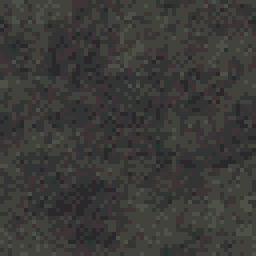
#> input picture assets/tex_asphalt.png, 64 x 64 px (shown 4 times larger)
$ python preview.py
#> lines starting #> are read from the running program, lines starting #| are printed output that depends on the picture
"""Preview processed assets at 4x on a grey checkerboard -> raw/_preview.png"""
import os
from PIL import Image, ImageDraw

HERE = os.path.dirname(os.path.abspath(__file__))
OUT = os.path.join(HERE, "..", "assets")
files = sorted(f for f in os.listdir(OUT) if f.endswith(".png") and f != "title_art.png")
S, CELL = 4, 270
cols = 6
rows = (len(files) + cols - 1) // cols
sheet = Image.new("RGB", (cols * CELL, rows * CELL), (40, 40, 40))
#> sheet: PIL image 1620x270 RGB; every value is 40
d = ImageDraw.Draw(sheet)
for i, f in enumerate(files):
    im = Image.open(os.path.join(OUT, f)).convert("RGBA")
#> im is the input picture: PIL image 64x64 RGBA; mean R, G, B, A 59.2, 58.8, 55.7, 255
    im = im.resize((im.width * S, im.height * S), Image.NEAREST)
#> im: PIL image 256x256 RGBA
    im.thumbnail((CELL - 20, CELL - 20), Image.NEAREST)
#> im: PIL image 250x250 RGBA
    x, y = (i % cols) * CELL, (i // cols) * CELL
    bg = Image.new("RGBA", im.size, (120, 120, 120, 255))
    for yy in range(0, im.height, 8):
        for xx in range(0, im.width, 8):
            if (xx // 8 + yy // 8) % 2:
                bg.paste((140, 140, 140, 255), (xx, yy, xx + 8, yy + 8))
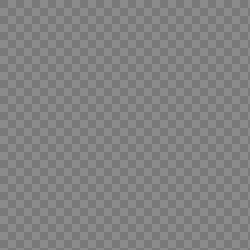
#> bg: PIL image 250x250 RGBA; mean R, G, B, A 130, 130, 130, 255
    bg.alpha_composite(im)
    sheet.paste(bg.convert("RGB"), (x + 10, y + 16))
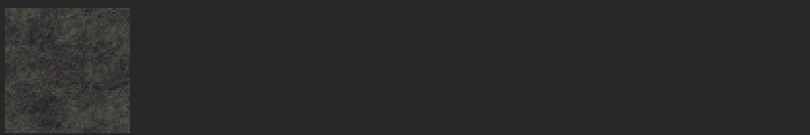
#> sheet: PIL image 1620x270 RGB (shown at 1/2 size); mean R, G, B 42.8, 42.7, 42.2
    d.text((x + 4, y + 2), f"{f[:-4]} {Image.open(os.path.join(OUT, f)).size}", fill="white")
#> pass 2 of the loop `for i, f in enumerate(files):`:
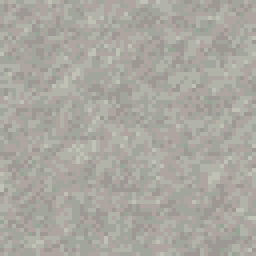
#> input picture assets/tex_concrete.png, 64 x 64 px (shown 4 times larger)
#> im is the input picture: PIL image 64x64 RGBA; mean R, G, B, A 169.9, 167.5, 159.5, 255
#> `sheet.paste(bg.convert("RGB"), (x + 10, y + 16))`:
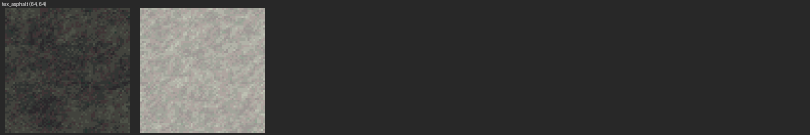
#> sheet: PIL image 1620x270 RGB (shown at 1/2 size); mean R, G, B 61.4, 61, 59.4
#> pass 3 of the loop `for i, f in enumerate(files):`:
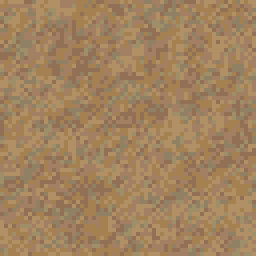
#> input picture assets/tex_dirt.png, 64 x 64 px (shown 4 times larger)
#> im is the input picture: PIL image 64x64 RGBA; mean R, G, B, A 161.3, 130.1, 94.4, 255
#> `im.thumbnail((CELL - 20, CELL - 20), Image.NEAREST)`:
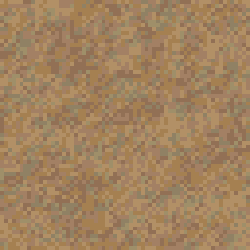
#> im: PIL image 250x250 RGBA; mean R, G, B, A 161.4, 130.1, 94.5, 255
#> `sheet.paste(bg.convert("RGB"), (x + 10, y + 16))`:
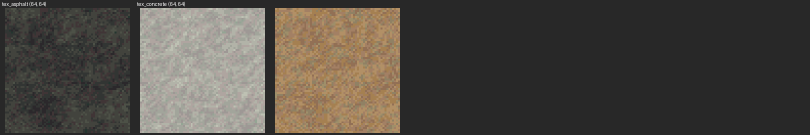
#> sheet: PIL image 1620x270 RGB (shown at 1/2 size); mean R, G, B 78.9, 74, 67.3
sheet.save(os.path.join(HERE, "raw", "_preview.png"))
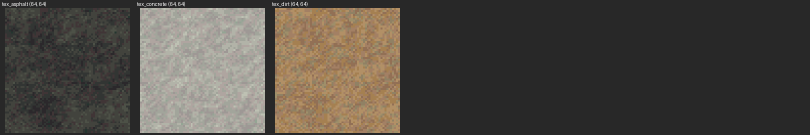
#> saved as _preview.png: PIL image 1620x270 RGB (shown at 1/2 size); mean R, G, B 78.9, 74.1, 67.4
